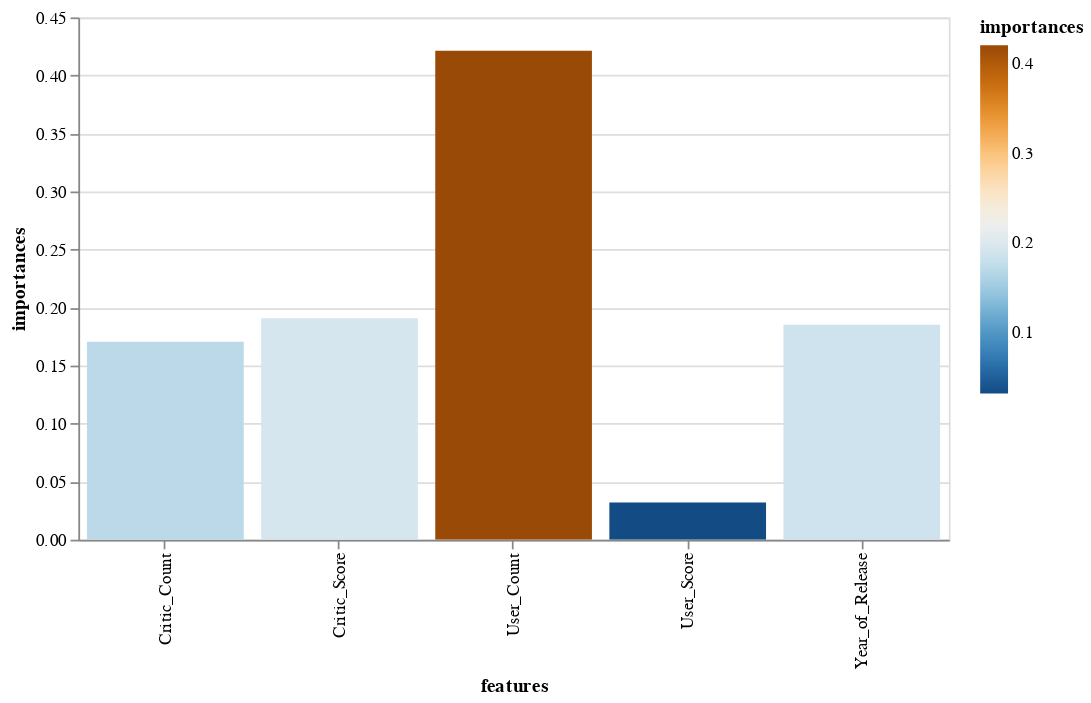

Here is the notebook cell this chart was saved with:
### Code cell
import altair as alt
alt.Chart(importances).mark_bar().encode(x='features',
                                         y='importances',
                                         color=alt.Color('importances', scale=alt.Scale(scheme='blueorange')),
                                         tooltip=['importances']).interactive().properties(width=500)

### Figure 1 — Vega-Lite specification as saved in the notebook (floating-point values rounded to 4 significant figures)
{"config": {"view": {"continuousWidth": 400, "continuousHeight": 300}}, "data": {"name": "data-a7795eee425e306bd83a2bdd53582369"}, "mark": "bar", "encoding": {"color": {"type": "quantitative", "field": "importances", "scale": {"scheme": "blueorange"}}, "tooltip": [{"type": "quantitative", "field": "importances"}], "x": {"type": "nominal", "field": "features"}, "y": {"type": "quantitative", "field": "importances"}}, "selection": {"selector002": {"type": "interval", "bind": "scales", "encodings": ["x", "y"]}}, "width": 500, "$schema": "https://vega.github.io/schema/vega-lite/v4.8.1.json", "datasets": {"data-a7795eee425e306bd83a2bdd53582369": [{"importances": 0.1853, "features": "Year_of_Release"}, {"importances": 0.1908, "features": "Critic_Score"}, {"importances": 0.1706, "features": "Critic_Count"}, {"importances": 0.03213, "features": "User_Score"}, {"importances": 0.4212, "features": "User_Count"}]}}
